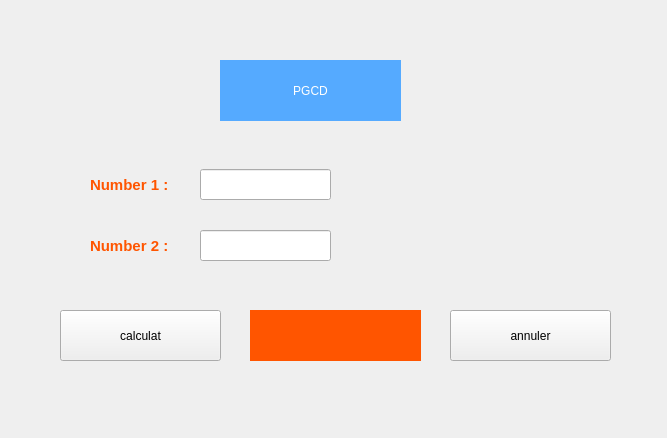
<?xml version="1.0" encoding="UTF-8"?>
<ui version="4.0">
 <class>PGCD</class>
 <widget class="QWidget" name="PGCD">
  <property name="geometry">
   <rect>
    <x>0</x>
    <y>0</y>
    <width>667</width>
    <height>438</height>
   </rect>
  </property>
  <property name="windowTitle">
   <string>PGCD</string>
  </property>
  <widget class="QLabel" name="label">
   <property name="geometry">
    <rect>
     <x>220</x>
     <y>60</y>
     <width>181</width>
     <height>61</height>
    </rect>
   </property>
   <property name="styleSheet">
    <string notr="true">alternate-background-color: rgb(170, 170, 255);
font: 22pt &quot;MV Boli&quot;;
background-color: rgb(85, 170, 255);
color: rgb(255, 255, 255);</string>
   </property>
   <property name="text">
    <string>PGCD</string>
   </property>
   <property name="alignment">
    <set>Qt::AlignCenter</set>
   </property>
  </widget>
  <widget class="QLabel" name="label_2">
   <property name="geometry">
    <rect>
     <x>90</x>
     <y>170</y>
     <width>81</width>
     <height>31</height>
    </rect>
   </property>
   <property name="text">
    <string>&lt;html&gt;&lt;head/&gt;&lt;body&gt;&lt;p&gt;&lt;span style=&quot; font-size:11pt; font-weight:600; color:#ff5500;&quot;&gt;Number 1 :&lt;/span&gt;&lt;/p&gt;&lt;/body&gt;&lt;/html&gt;</string>
   </property>
  </widget>
  <widget class="QLineEdit" name="lab1">
   <property name="geometry">
    <rect>
     <x>200</x>
     <y>169</y>
     <width>131</width>
     <height>31</height>
    </rect>
   </property>
  </widget>
  <widget class="QLabel" name="label_3">
   <property name="geometry">
    <rect>
     <x>90</x>
     <y>231</y>
     <width>81</width>
     <height>31</height>
    </rect>
   </property>
   <property name="text">
    <string>&lt;html&gt;&lt;head/&gt;&lt;body&gt;&lt;p&gt;&lt;span style=&quot; font-size:11pt; font-weight:600; color:#ff5500;&quot;&gt;Number 2 :&lt;/span&gt;&lt;/p&gt;&lt;/body&gt;&lt;/html&gt;</string>
   </property>
  </widget>
  <widget class="QLineEdit" name="lab2">
   <property name="geometry">
    <rect>
     <x>200</x>
     <y>230</y>
     <width>131</width>
     <height>31</height>
    </rect>
   </property>
  </widget>
  <widget class="QPushButton" name="culc">
   <property name="geometry">
    <rect>
     <x>60</x>
     <y>310</y>
     <width>161</width>
     <height>51</height>
    </rect>
   </property>
   <property name="text">
    <string>calculat</string>
   </property>
  </widget>
  <widget class="QPushButton" name="ann">
   <property name="geometry">
    <rect>
     <x>450</x>
     <y>310</y>
     <width>161</width>
     <height>51</height>
    </rect>
   </property>
   <property name="text">
    <string>annuler</string>
   </property>
  </widget>
  <widget class="QLabel" name="res">
   <property name="geometry">
    <rect>
     <x>250</x>
     <y>310</y>
     <width>171</width>
     <height>51</height>
    </rect>
   </property>
   <property name="styleSheet">
    <string notr="true">background-color: rgb(255, 85, 0);
font: 75 20pt &quot;MS Shell Dlg 2&quot;;
color: rgb(255, 255, 255);</string>
   </property>
   <property name="text">
    <string/>
   </property>
   <property name="alignment">
    <set>Qt::AlignCenter</set>
   </property>
  </widget>
 </widget>
 <resources/>
 <connections/>
</ui>
